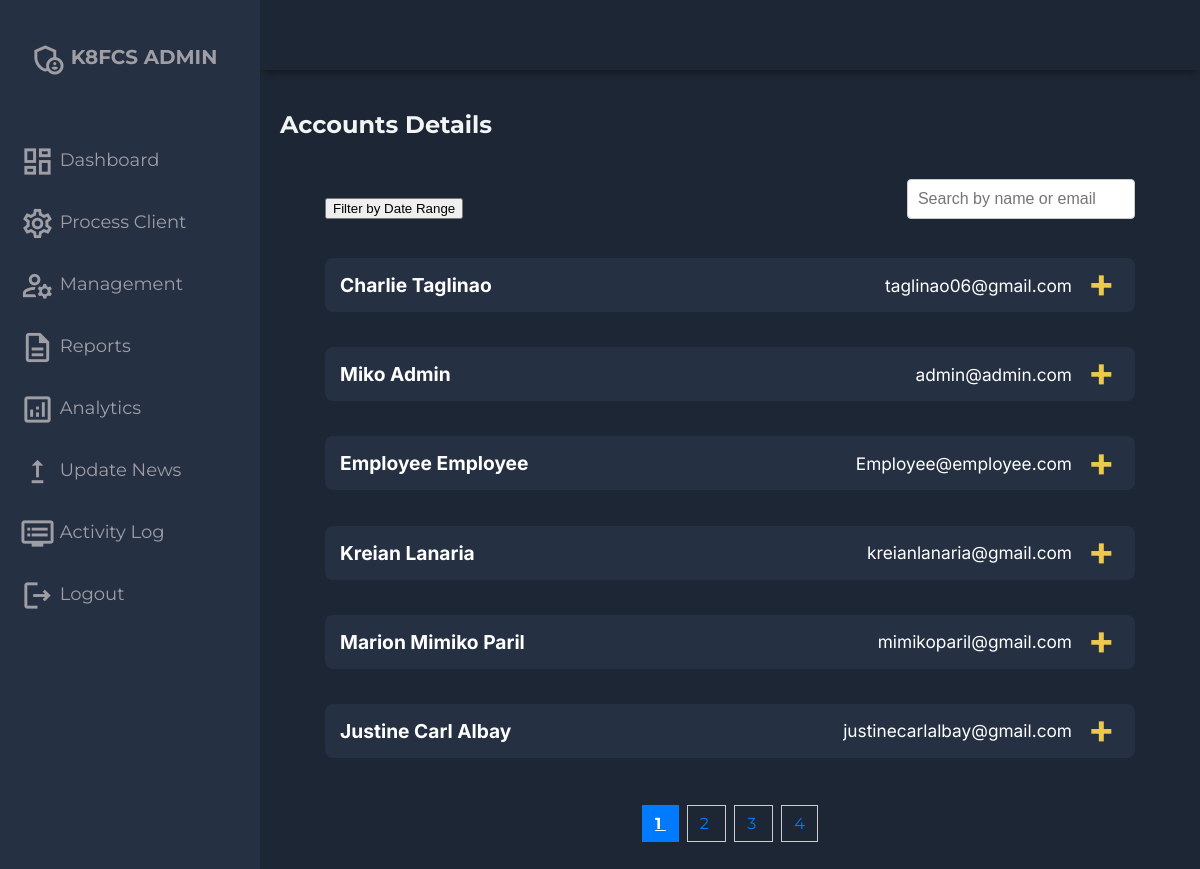
/adminside/client-details.php (signed in), run on the app's committed database.
### tables this page shows
CREATE TABLE `users` (
  `id` int(11) NOT NULL,
  `first_name` varchar(50) NOT NULL,
  `middle_name` varchar(50) DEFAULT NULL,
  `last_name` varchar(50) NOT NULL,
  `age` int(11) NOT NULL,
  `gender` varchar(10) DEFAULT NULL,
  `dob` date NOT NULL,
  `address` varchar(255) DEFAULT NULL,
  `email` varchar(100) NOT NULL,
  `phone` varchar(15) DEFAULT NULL,
  `password` varchar(255) NOT NULL,
  `role` varchar(50) NOT NULL,
  `profile_picture` varchar(255) DEFAULT NULL,
  `created_at` timestamp NOT NULL DEFAULT current_timestamp()
);

### adminside/client-details.php (the view, shortened to what this page needs)
<?php
include '../settings/config.php';
$order = isset($_GET['order']) ? $_GET['order'] : 'ASC';
$limit = 6;
$page = isset($_GET['page']) ? (int)$_GET['page'] : 1;
$offset = ($page - 1) * $limit;
$from_date = isset($_GET['from_date']) ? $_GET['from_date'] : '1970-01-01';
$to_date = isset($_GET['to_date']) ? $_GET['to_date'] : date('Y-m-d');
$total_query = "SELECT COUNT(*) as total FROM users WHERE created_at BETWEEN ? AND ?";
$stmt_total = $conn->prepare($total_query);
$stmt_total->bind_param("ss", $from_date, $to_date);
$stmt_total->execute();
$total_result = $stmt_total->get_result();
$total_row = $total_result->fetch_assoc();
$total_count = $total_row['total'];
$query = "SELECT u.id, u.first_name, u.middle_name, u.last_name, u.age, u.gender, u.dob, u.address, u.email, u.phone, u.role, u.profile_picture, u.created_at FROM users u WHERE u.created_at BETWEEN ? AND ? ORDER BY u.created_at $order LIMIT ? OFFSET ?";
$stmt = $conn->prepare($query);
$stmt->bind_param("ssii", $from_date, $to_date, $limit, $offset);
$stmt->execute();
$result = $stmt->get_result();
$client_details = [];
while ($row = $result->fetch_assoc()) {
    $client_details[] = $row;
}
?>
<!DOCTYPE html>
<html lang="en">
<head>
    <link rel="stylesheet" href="assets/css/style.css">
    <link rel="stylesheet" href="https://cdnjs.cloudflare.com/ajax/libs/font-awesome/5.15.4/css/all.min.css">
</head>
<body>
    <div class="grid-container">
        <?php include 'required/header.php'; ?>
        <?php include 'required/sidebar.php'; ?>
        <main class="main-container">
            <div class="main-title">
                <h2>Accounts Details</h2>
            </div>
            <div class="container" id="details-container">
                <div id="archive-header-actions-container">
                    <div class="sort-options">
                        <button onclick="showFilterModal()">Filter by Date Range</button>
                    </div>
                    <div class="search-container" id="client-details-search-container">
                        <input type="text" id="search-input" onkeyup="filterClients()" placeholder="Search by name or email">
                    </div>
                </div>
                <div class="submission-info">
                    <?php foreach ($client_details as $client): ?>
                        <div class="info-card">
                            <h3 class="card-title" onclick="toggleCardContent(this)">
                                <span class="client-name"><?php echo htmlspecialchars($client['first_name'] . ' ' . $client['last_name']); ?></span>
                                <span class="client-email"><?php echo htmlspecialchars($client['email']); ?></span>
                            </h3>
                        </div>
                    <?php endforeach; ?>
                </div>
                <div class="pagination" id="archives-pagination">
                    <?php
                    $total_pages = ceil($total_count / $limit);
                    for ($i = 1; $i <= $total_pages; $i++): ?>
                        <a href="?page=<?php echo $i; ?>&from_date=<?php echo urlencode($from_date); ?>&to_date=<?php echo urlencode($to_date); ?>&order=<?php echo urlencode($order); ?>" class="<?php echo ($i === $page) ? 'active' : ''; ?>">
                            <?php echo $i; ?>
                        </a>
                    <?php endfor; ?>
                </div>
            </div>
        </main>
    </div>
</body>
</html>

### adminside/assets/css/style.css (style rules this page uses)
body { margin: 0; padding: 0; background-color: #1d2634; color: #9e9ea4; font-family:'Montserrat', sans-serif; }
.grid-container { display: grid; grid-template-columns: 260px 1fr 1fr 1fr; grid-template-rows: 0.2fr 3fr; grid-template-areas: 'sidebar header header header' 'sidebar main main main'; height: 100vh; }
.main-container { grid-area: main; overflow-y: auto; padding: 20px 20px; color: rgba(255, 255, 255, 0.95); }
.main-title { display: flex; justify-content: space-between; }
.container { width: 90%; margin: 0 auto; background-color: transparent; padding: 20px; }
.info-card { background-color: #1d2634; border-radius: 8px; position: relative; overflow: hidden; }
.card-title { padding: 15px; color: #fff; cursor: pointer; display: flex; justify-content: space-between; align-items: center; font-size: 18px; background-color: #263043; border-radius: 8px; margin-bottom: 1rem; position: relative; font-family: 'Inter'; }
.card-title::after { content: '\002B'; color: #ecc94b; font-weight: bold; font-size: 40px; position: absolute; right: 20px; top: 45%; transform: translateY(-50%); transition: transform 0.4s; }
.pagination { margin: 20px 0; text-align: center; }
.pagination a { padding: 8px 12px; margin: 0 4px; text-decoration: none; border: 1px solid #ccc; color: #333; }
.pagination a.active { background-color: #007BFF; color: white; border: 1px solid #007BFF; }
.search-container { position: relative; text-align: right; margin-bottom: 20px; }
#search-input { padding: 10px; width: 90%; border: 1px solid #ccc; border-radius: 4px; font-size: 16px; }
.pagination { margin: 20px 0; }
.pagination a { padding: 8px 12px; margin: 0 4px; text-decoration: none; color: #007bff; }
.pagination a.active { font-weight: bold; text-decoration: underline; }
.sort-options { display: flex; gap: 2rem; }
#archives-pagination { margin-top: 2.5rem; }
#archive-header-actions-container { display: flex; justify-content: space-between; align-items: center; flex-wrap: wrap; }

### adminside/client-details.php (style rules this page uses)
.card-title { display: flex; justify-content: space-between; align-items: center; font-size: 1.2em; flex-wrap: wrap; }
.card-title .client-email { font-weight: normal; font-size: 0.9em; color: white; margin-right: 3rem; }

### data on the page
users: first_name+last_name "Charlie Taglinao", email "taglinao06@gmail.com"
users: first_name+last_name "Miko Admin", email "admin@admin.com"
users: first_name+last_name "Employee Employee", email "Employee@employee.com"
users: first_name+last_name "Kreian Lanaria", email "kreianlanaria@gmail.com"
users: first_name+last_name "Marion Mimiko Paril", email "mimikoparil@gmail.com"
users: first_name+last_name "Justine Carl Albay", email "justinecarlalbay@gmail.com"
